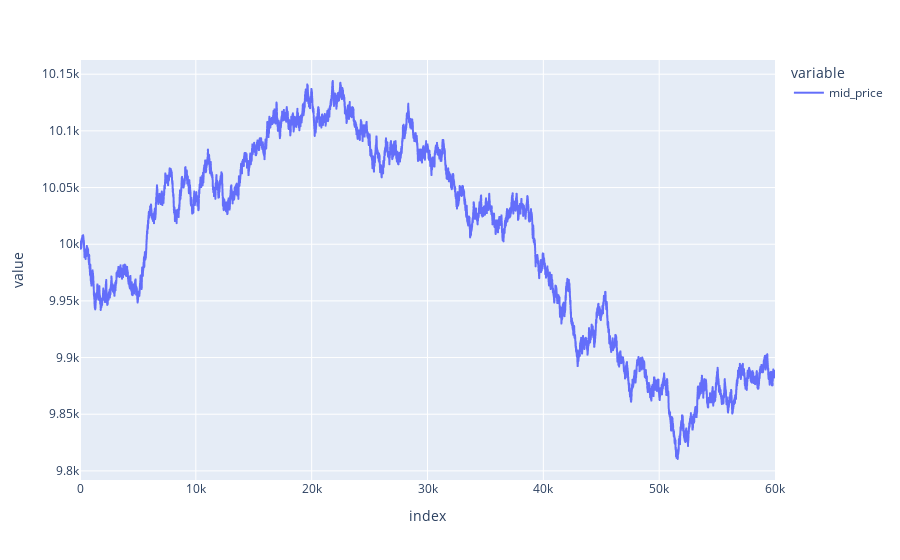

Write notebook code for a chart like this one.
### Code cell
prices[prices['product'] == 'COCONUT'].plot(y=['mid_price'])

### Figure 1 — Plotly figure (JSON) as saved in the notebook; plotly's stock layout.template omitted (floating-point values rounded to 4 significant figures; data arrays with more than 128 entries replaced by an {"elided": "..."} marker saying what was removed)
{"data": [{"hovertemplate": "variable=mid_price<br>index=%{x}<br>value=%{y}<extra></extra>", "legendgroup": "mid_price", "line": {"color": "#636efa", "dash": "solid"}, "marker": {"symbol": "circle"}, "mode": "lines", "name": "mid_price", "showlegend": true, "x": {"elided": "30000 int values"}, "xaxis": "x", "y": {"elided": "30000 float values"}, "yaxis": "y", "type": "scattergl"}], "layout": {"xaxis": {"anchor": "y", "domain": [0.0, 1.0], "title": {"text": "index"}}, "yaxis": {"anchor": "x", "domain": [0.0, 1.0], "title": {"text": "value"}}, "legend": {"title": {"text": "variable"}, "tracegroupgap": 0}, "margin": {"t": 60}}}
